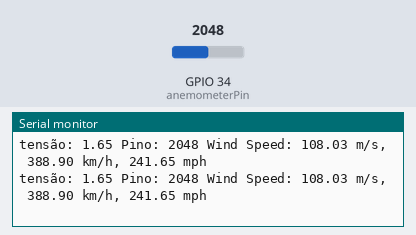
Simulated run of this sketch. Board: ESP32. Shown: the last lines printed to the serial monitor. The inputs (shaded band) are chosen by the test bench; at power-on: GPIO 34 (anemometerPin) = 2048.

Above: at 1.8 s.
1.9 s: GPIO 34 (anemometerPin) set to 2866
At 2.8 s:
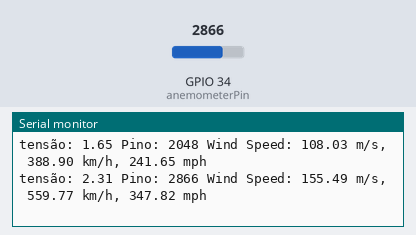
3.4 s: GPIO 34 (anemometerPin) set to 3603
At 4.9 s:
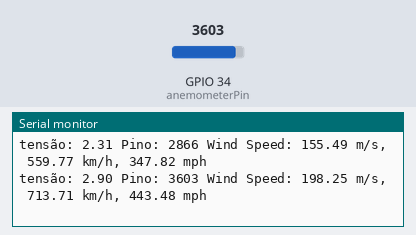
Timing chart, 0 to 6.4 s (numbered marks = the images above; inputs shaded):
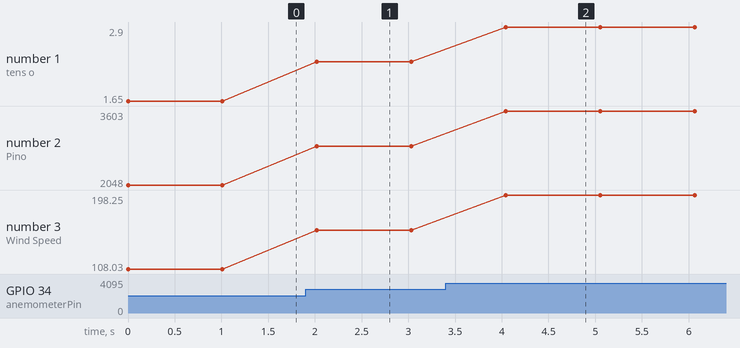

Measured:
- after the input at 1.9 s, the serial monitor: prints a new line after 0.12 s (image 1)
- after the input at 3.4 s, the serial monitor: prints a new line after 0.64 s (image 2)
- plotted number 1: 1.65 → 2.31 after the input at 1.9 s, 2.31 → 2.9 after the input at 3.4 s
- plotted number 2: 2048 → 2866 after the input at 1.9 s, 2866 → 3603 after the input at 3.4 s
- plotted number 3: 108.03 → 155.49 after the input at 1.9 s, 155.49 → 198.25 after the input at 3.4 s

The sketch:

sketch_jun5aCopia.ino
```cpp
// Constants (Change the following variables if needed)
const int anemometerPin = 34;  // analog pin 0 (A0)
const float minVoltage = 0.15;  // Voltage corresponding to 0 m/s
const float maxVoltage = 0.6;  // Voltage corresponding to 32.4 m/s (max speed)
const float maxWindSpeed = 32.4; // Maximum wind speed in m/s

// Conversion factors
const float mps_to_kmh = 3.6;   // 1 m/s = 3.6 km/h
const float mps_to_mph = 2.23694; // 1 m/s = 2.23694 mph

void setup() {
  Serial.begin(9600);
}

void loop() {
  // Read analog value from anemometer (ADC value between 0-1023 on Arduino for 0-5V)
  int adcValue = analogRead(anemometerPin);

  // Convert ADC value to voltage (Arduino ADC range is 0-5.0V)
  float voltage = (adcValue / 4095.00) * 3.3;

  // Ensure the voltage is within the anemometer operating range
  if (voltage < minVoltage) {
    voltage = minVoltage;
  } else if (voltage > maxVoltage) {
    // voltage = maxVoltage;
  }

  // Map the voltage to wind speed
  float windSpeed_mps = ((voltage - minVoltage) / (maxVoltage - minVoltage)) * maxWindSpeed;

  // Convert wind speed to km/h and mph
  float windSpeed_kmh = windSpeed_mps * mps_to_kmh;
  float windSpeed_mph = windSpeed_mps * mps_to_mph;

  // Print wind speed
  Serial.print("tensão: ");
  Serial.print(voltage);
  Serial.print(" Pino: ");
  Serial.print(adcValue);
  Serial.print(" Wind Speed: ");
  Serial.print(windSpeed_mps);
  Serial.print(" m/s, ");
  Serial.print(windSpeed_kmh);
  Serial.print(" km/h, ");
  Serial.print(windSpeed_mph);
  Serial.println(" mph");

  delay(1000);
}
```
